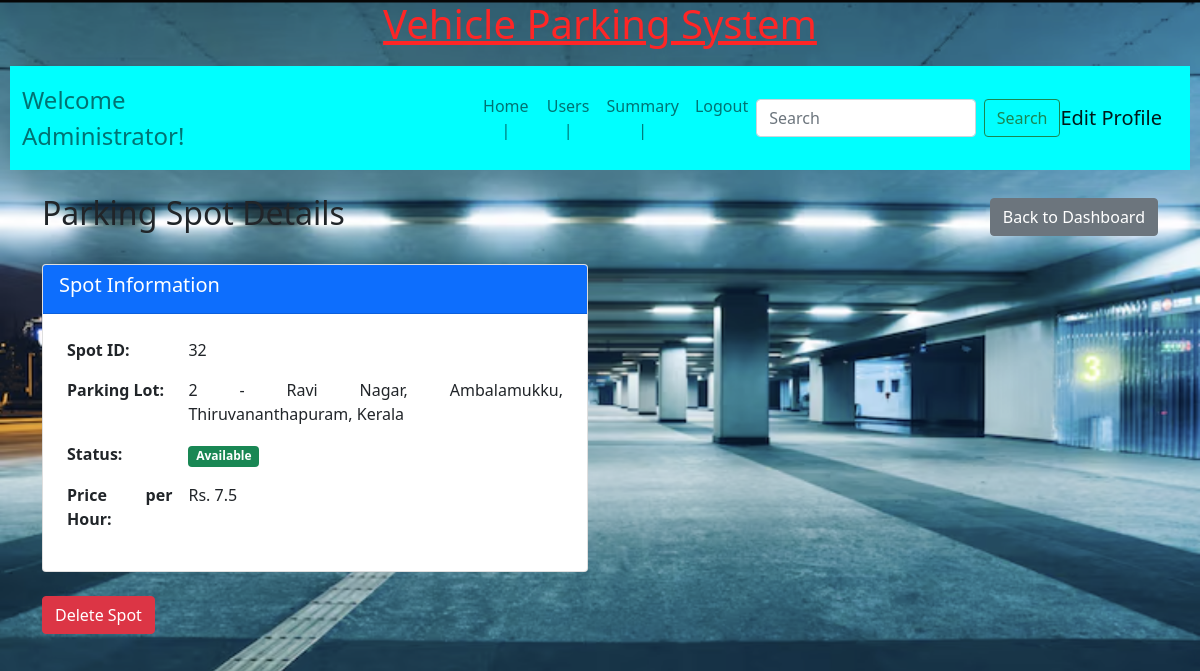
Page /view_spot_details/2/32/admin@parking.com on the committed database.
### backend/models.py (models this page shows)
class Parking_Spot(db.Model): #db.Model is a predefined class which is inherited from SQLAlchemy. our class(here, Parking_Spot behaves like a data table) =>inheritance
    __tablename__="parking_spot"
    id=db.Column(db.Integer,primary_key=True)
    lot_id=db.Column(db.Integer,db.ForeignKey("parking_lot.id"),nullable=False)
    status=db.Column(db.String,default="A")
    reserve_parking_spot=db.relationship("Reserve_parking_spot",cascade="all,delete",backref="parking_spot",lazy=True)

class Parking_lot(db.Model):
    __tablename__="parking_lot"
    id=db.Column(db.Integer,primary_key=True)
    address=db.Column(db.String,nullable=False)
    price=db.Column(db.Float,nullable=False)
    pin_code=db.Column(db.Integer,nullable=False)
    maximum_number_of_spots=db.Column(db.Integer,nullable=False,default=0)
    parking_spot=db.relationship("Parking_Spot",cascade="all,delete",backref="parking_lot",lazy=True)

### backend/controllers.py (the view, shortened to what this page needs)
@app.route("/view_spot_details/<lid>/<sid>/<name>")
def view_spot_details(lid, sid, name):
    spot = get_spot(sid)
    lot = get_lot(lid)
    if not spot or not lot:
        return redirect(url_for("admindashboardfn", name=name, msg="Spot or lot not found"))
    vehicle_details = None
    booking_details = None
    return render_template("spot_details.html",
                         spot=spot,
                         lot=lot,
                         vehicle_details=vehicle_details,
                         name=name)

### backend/controllers.py (called while the page is built)
def get_lot(id):
    lot=Parking_lot.query.filter_by(id=id).first()
    return lot

def get_spot(id):
    spot=Parking_Spot.query.filter_by(id=id).first()
    return spot

### templates/spot_details.html (shortened to what this page needs)
{%extends "adminlayout.html"%}
{%block content%}
<div class="container mt-4">
    <div class="row">
        <div class="col-12">
            <div class="d-flex justify-content-between align-items-center mb-4">
                <h2> Parking Spot Details</h2>
                <a href="/admin/{{name}}" class="btn btn-secondary">
                     Back to Dashboard
                </a>
            </div>
        </div>
    </div>
    <div class="row mb-4">
        <div class="col-md-6">
            <div class="card">
                <div class="card-header bg-primary text-white">
                    <h5> Spot Information</h5>
                </div>
                <div class="card-body">
                    <table class="table table-borderless">
                        <tr>
                            <th>Spot ID:</th>
                            <td>{{spot.id}}</td>
                        </tr>
                        <tr>
                            <th>Parking Lot:</th>
                            <td>{{lot.id}} - {{lot.address}}</td>
                        </tr>
                        <tr>
                            <th>Status:</th>
                            <td>
                                {% if spot.status == "A" %}
                                    <span class="badge bg-success">Available</span>
                                {% elif spot.status == "O" %}
                                    <span class="badge bg-danger">Occupied</span>
                                {% else %}
                                    <span class="badge bg-secondary">{{spot.status}}</span>
                                {% endif %}
                            </td>
                        </tr>
                        <tr>
                            <th>Price per Hour:</th>
                            <td>Rs. {{lot.price}}</td>
                        </tr>
                    </table>
                </div>
            </div>
        </div>
    </div>
                    <div class="btn-group" role="group">
                        {% if spot.status == "A" %}
                        <a href="/delete_spot/{{lot.id}}/{{spot.id}}/{{name}}"
                           class="btn btn-danger"
                            <i class="fas fa-trash"></i> Delete Spot
                        </a>
                        {% endif %}
                    </div>
</div>
{% endblock %}

### static/styles/styles.css (style rules this page uses)
* { margin: 0px; }
html { background-image: url(/static/images/bkg1.png); background-size: cover; }

### rows in the picture
Parking_Spot: id "32"
Parking_lot: id "2", address "Ravi Nagar, Ambalamukku, Thiruvananthapuram, Kerala", price "7.5"
